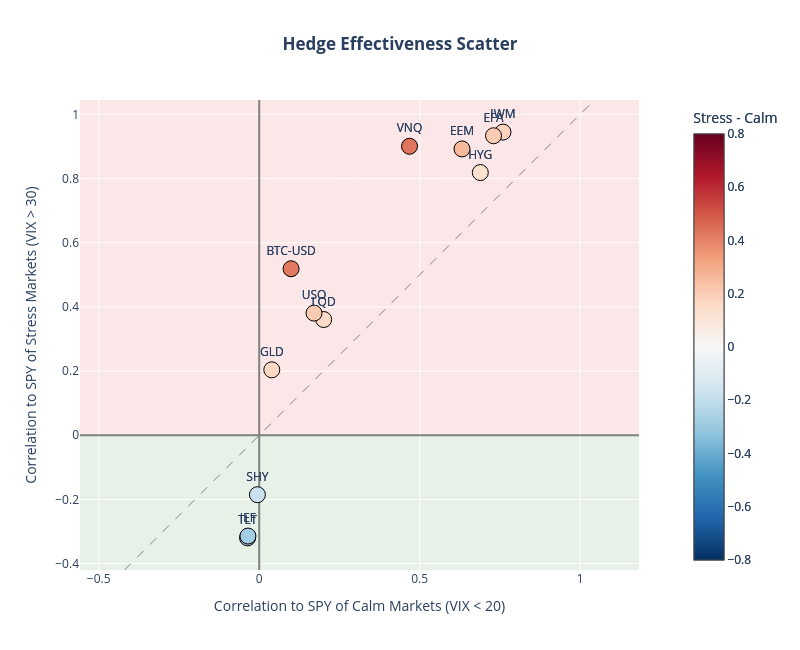

Notebook code for this chart:
### Code cell
fig3.update_layout(
    title_text="<b>Hedge Effectiveness Scatter</b><br><sup>",
    title_x=0.5,
    height=650, width=800,
    xaxis_title="Correlation to SPY of Calm Markets (VIX < 20)",
    yaxis_title="Correlation to SPY of Stress Markets (VIX > 30)",
    xaxis=dict(range=[min_val, max_val], zeroline=True, zerolinecolor='gray'),
    yaxis=dict(range=[min_val, max_val], zeroline=True, zerolinecolor='gray', scaleanchor="x", scaleratio=1),
    showlegend=False,
    plot_bgcolor='rgba(240,240,240,0.3)'
)

### Figure 1 — Plotly figure (JSON) as saved in the notebook; plotly's stock layout.template omitted (floating-point values rounded to 4 significant figures)
{"data": [{"hoverinfo": "skip", "line": {"color": "gray", "dash": "dash", "width": 1}, "mode": "lines", "name": "No Change (45°)", "type": "scatter", "x": [-0.4197, 1.045], "y": [-0.4197, 1.045]}, {"customdata": [1.244, 1.278, 1.412, 8.813, 8.946, 32.84, 1.796, 1.188, 5.204, 1.923, 2.229, 5.225], "hovertemplate": "<b>%{text}</b><br>Calm Corr: %{x:.2f}<br>Stress Corr: %{y:.2f}<br>Betrayal Ratio: %{customdata:.2f}<extra></extra>", "marker": {"cmax": 0.8, "cmin": -0.8, "color": [0.1852, 0.2033, 0.2604, -0.2835, -0.2789, -0.1795, 0.1599, 0.1297, 0.1647, 0.4322, 0.2099, 0.4195], "colorbar": {"title": {"text": "Stress - Calm"}, "x": 1.08}, "colorscale": [[0, "rgb(5,48,97)"], [0.1, "rgb(33,102,172)"], [0.2, "rgb(67,147,195)"], [0.3, "rgb(146,197,222)"], [0.4, "rgb(209,229,240)"], [0.5, "rgb(247,247,247)"], [0.6, "rgb(253,219,199)"], [0.7, "rgb(244,165,130)"], [0.8, "rgb(214,96,77)"], [0.9, "rgb(178,24,43)"], [1, "rgb(103,0,31)"]], "size": 16}, "mode": "markers+text", "text": ["IWM", "EFA", "EEM", "TLT", "IEF", "SHY", "LQD", "HYG", "GLD", "VNQ", "USO", "BTC-USD"], "textposition": "top center", "type": "scatter", "x": [0.7595, 0.73, 0.6318, -0.03628, -0.0351, -0.005639, 0.2008, 0.6889, 0.03918, 0.4682, 0.1707, 0.09929], "y": [0.9446, 0.9332, 0.8921, -0.3197, -0.314, -0.1852, 0.3607, 0.8185, 0.2039, 0.9004, 0.3806, 0.5188]}, {"customdata": [1.244, 1.278, 1.412, 8.813, 8.946, 32.84, 1.796, 1.188, 5.204, 1.923, 2.229, 5.225], "hovertemplate": "<b>%{text}</b><br>Calm Corr: %{x:.2f}<br>Stress Corr: %{y:.2f}<br>Betrayal Ratio: %{customdata:.2f}<extra></extra>", "marker": {"cmax": 0.8, "cmin": -0.8, "color": [0.1852, 0.2033, 0.2604, -0.2835, -0.2789, -0.1795, 0.1599, 0.1297, 0.1647, 0.4322, 0.2099, 0.4195], "colorbar": {"title": {"text": "Stress - Calm"}, "x": 1.08}, "colorscale": [[0, "rgb(5,48,97)"], [0.1, "rgb(33,102,172)"], [0.2, "rgb(67,147,195)"], [0.3, "rgb(146,197,222)"], [0.4, "rgb(209,229,240)"], [0.5, "rgb(247,247,247)"], [0.6, "rgb(253,219,199)"], [0.7, "rgb(244,165,130)"], [0.8, "rgb(214,96,77)"], [0.9, "rgb(178,24,43)"], [1, "rgb(103,0,31)"]], "line": {"color": "black", "width": 1}, "size": 16}, "mode": "markers+text", "text": ["IWM", "EFA", "EEM", "TLT", "IEF", "SHY", "LQD", "HYG", "GLD", "VNQ", "USO", "BTC-USD"], "textposition": "top center", "type": "scatter", "x": [0.7595, 0.73, 0.6318, -0.03628, -0.0351, -0.005639, 0.2008, 0.6889, 0.03918, 0.4682, 0.1707, 0.09929], "y": [0.9446, 0.9332, 0.8921, -0.3197, -0.314, -0.1852, 0.3607, 0.8185, 0.2039, 0.9004, 0.3806, 0.5188]}], "layout": {"height": 650, "plot_bgcolor": "rgba(240,240,240,0.3)", "shapes": [{"fillcolor": "green", "layer": "below", "line": {"width": 0}, "opacity": 0.08, "type": "rect", "x0": 0, "x1": 1, "xref": "x domain", "y0": -0.4197, "y1": 0, "yref": "y"}, {"fillcolor": "red", "layer": "below", "line": {"width": 0}, "opacity": 0.08, "type": "rect", "x0": 0, "x1": 1, "xref": "x domain", "y0": 0, "y1": 1.045, "yref": "y"}], "showlegend": false, "title": {"text": "<b>Hedge Effectiveness Scatter</b><br><sup>", "x": 0.5}, "width": 800, "xaxis": {"range": [-0.4197, 1.045], "title": {"text": "Correlation to SPY of Calm Markets (VIX < 20)"}, "zeroline": true, "zerolinecolor": "gray"}, "yaxis": {"range": [-0.4197, 1.045], "scaleanchor": "x", "scaleratio": 1, "title": {"text": "Correlation to SPY of Stress Markets (VIX > 30)"}, "zeroline": true, "zerolinecolor": "gray"}}}
